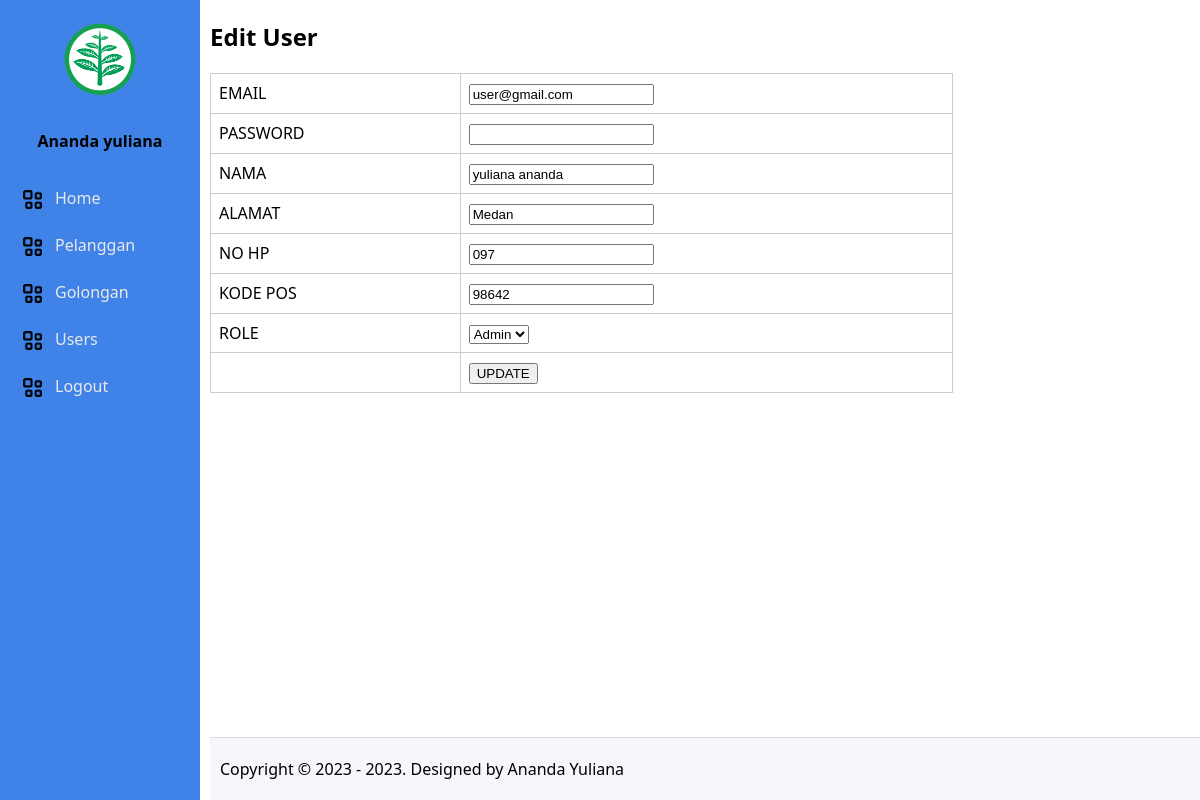
The app's page /users/edit/2 (signed in) with its own data.
### tables this page shows
CREATE TABLE tb_users (
	user_id INT(11) NOT NULL AUTO_INCREMENT,
	user_email VARCHAR(50) NOT NULL,
	user_password VARCHAR(100) NOT NULL,
	user_nama VARCHAR(100) NOT NULL,
    user_alamat TEXT DEFAULT NULL,
    user_hp VARCHAR(25) DEFAULT NULL,
    user_pos VARCHAR(5) DEFAULT NULL,
    user_role TINYINT(2),
    user_aktif TINYINT(2),
	created_at TIMESTAMP DEFAULT CURRENT_TIMESTAMP,
	updated_at DATETIME DEFAULT NULL,
	PRIMARY KEY(user_id),
	UNIQUE KEY(user_email)
);

### app/core/Controller.php (called while the page is built, shortened)
<?php
class Controller
{
	public function dashboard($view, $data = [])
	{
		require_once ROOT . "layouts/dashboard.php";
	}
}

### app/controllers/Users.php (called while the page is built, shortened)
<?php
class Users extends Controller
{
	public object $model;
	public function __construct()
	{
		$this->model = new \App\Models\User();
	}
	public function edit($id)
	{
		$data['row'] = $this->model->edit($id);
		$this->dashboard('users/edit', $data);
	}
}

### index.php (called while the page is built, shortened)
<?php
new App\Core\Bootstrap();

### app/core/Model.php (called while the page is built, shortened)
<?php
class Model
{
	public function __construct()
	{
		try {
			$this->db = new PDO("mysql:host=localhost;dbname=peln", "root", "");
		} catch (Exception $e) {
			die("error! " . $e->getMessage());
		}
	}
}

### app/models/User.php (called while the page is built, shortened)
<?php
class User extends Model
{
      public function edit($id)
      {
            $query = "SELECT * FROM tb_users WHERE user_id=:user_id";
            $stmt = $this->db->prepare($query);
            $stmt->bindParam(":user_id", $id);
            $stmt->execute();
            return $this->select($stmt);
      }
}

### app/views/users/edit.php (the view, shortened to what this page needs)
<?php
$roles = [
    ['value' => 1, 'label' => 'Admin'],
    ['value' => 0, 'label' => 'User']
];
$selectedRole = $data['row']['user_role'];
?>
<h2>Edit User</h2>
<form action="<?php echo URL; ?>/users/update" method="post">
    <table>
        <tr>
            <td>EMAIL</td>
            <td><input type="email" name="email" value="<?php echo $data['row']['user_email']; ?>" required></td>
        </tr>
        <tr>
            <td>PASSWORD</td>
            <td><input type="password" name="password"></td>
        </tr>
        <tr>
            <td>NAMA</td>
            <td><input type="text" name="nama" value="<?php echo $data['row']['user_nama']; ?>" required></td>
        </tr>
        <tr>
            <td>ALAMAT</td>
            <td><input type="text" name="alamat" value="<?php echo $data['row']['user_alamat']; ?>" required></td>
        </tr>
        <tr>
            <td>NO HP</td>
            <td><input type="text" name="hp" value="<?php echo $data['row']['user_hp']; ?>" required></td>
        </tr>
        <tr>
            <td>KODE POS</td>
            <td><input type="text" name="pos" value="<?php echo $data['row']['user_pos']; ?>" required></td>
        </tr>
        <tr>
            <td>ROLE</td>
            <td>
                <select name="role">
                    <?php foreach ($roles as $role): ?>
                        <option value="<?php echo $role['value']; ?>" <?php echo ($selectedRole == $role['value']) ? 'selected' : ''; ?>>
                            <?php echo $role['label']; ?>
                        </option>
                    <?php endforeach; ?>
                </select>
            </td>
        </tr>
        <tr>
            <td></td>
            <td><input type="submit" name="btn_update" value="UPDATE"></td>
        </tr>
    </table>
</form>

### layouts/assets/css/style.css (style rules this page uses)
body { font-family: 'Segoe UI', Tahoma, Geneva, Verdana, sans-serif; margin: 0; }
table { margin-top: 20px !important; border: 1px solid #cccccc; border-collapse: collapse; width: 100%; }
table td { border: 1px solid #cccccc; padding: 8px; }

### records on screen
tb_users: email "user@gmail.com", nama "yuliana ananda", alamat "Medan", hp "097", pos "98642"

### other values on screen
$_SESSION['user_nama'] "Ananda yuliana"
form field role "Admin"
